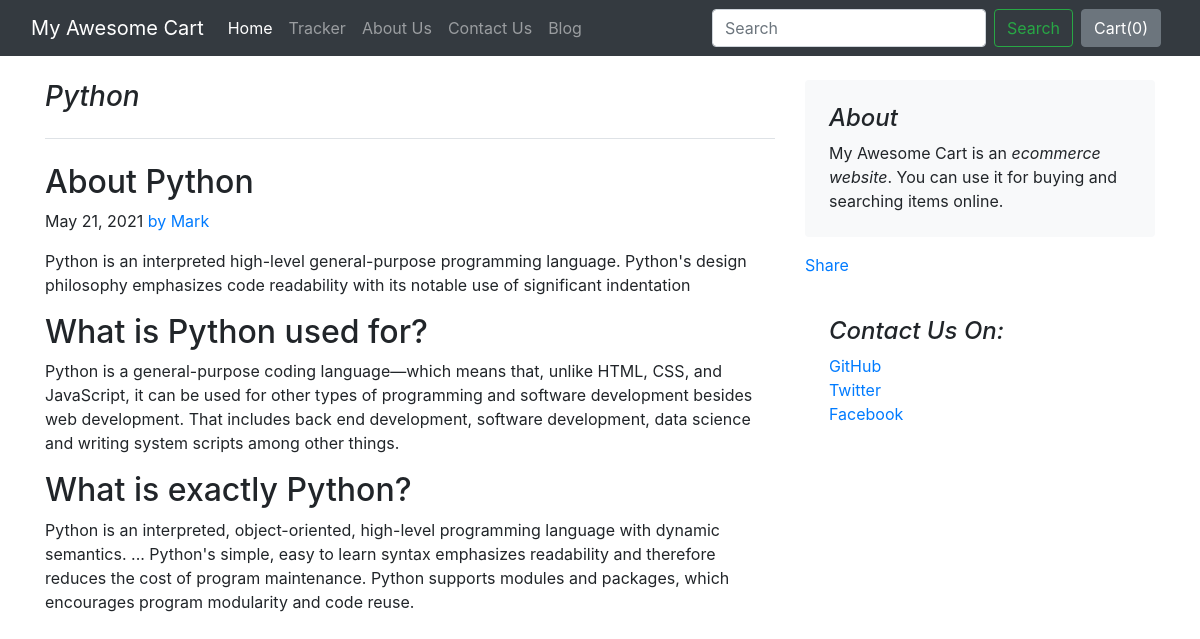
The app's page /blog/blogpost/2 with its own data.
### blog/models.py (models this page shows)
class Blogpost(models.Model):
    post_id= models.AutoField(primary_key=True)
    title= models.CharField(max_length=50)
    head0=models.CharField(max_length=500, default="")
    chead0=models.CharField(max_length=5000, default="")
    head1=models.CharField(max_length=500, default="")
    chead1=models.CharField(max_length=5000, default="")
    head2=models.CharField(max_length=500, default="")
    chead2=models.CharField(max_length=5000, default="")
    pub_date = models.DateField()
    thumbnail=models.ImageField(upload_to="shop/images",default="")
    def __str__(self):
        return self.title

### blog/views.py (the view)
# urls.py: path('blogpost/<int:id>', views.blogpost,name="blogPost"),
def blogpost(request,id):
    post=Blogpost.objects.filter(post_id=id)[0]
    print(post)
    return render(request,'blog/blogpost.html',{'post':post})

### blog/templates/blog/blogpost.html (shortened to what this page needs)
{%extends 'blog/basic.html'%}
{%block body%}
<div class="container">
    <div class="row mt-4">
        <div class="col-md-8 blog-main">
            <h3 class="pb-4 mb-4 font-italic border-bottom">
                {{post.title}}
            </h3>
            <div class="blog-post">
                <h2 class="blog-post-title">{{post.head0}}</h2>
                <p class="blog-post-meta">{{post.pub_date}} <a href="#">by Mark</a></p>
                <p class="my-3">{{post.chead0}}</p>
                <h2>{{post.head1}}</h2>
                <p> {{post.chead1}}</p>
                <h2>{{post.head2}}</h2>
                <p>{{post.chead2}}</p>
            </div>
        </div>
        <aside class="col-md-4 blog-sidebar">
            <div class="p-4 mb-3 bg-light rounded">
                <h4 class="font-italic">About</h4>
                <p class="mb-0">My Awesome Cart is an <em>ecommerce website</em>. You can use it for buying and searching items online. </p>
            </div>
            <div class="fb-share-button my-3" data-href="http://127.0.0.1:8000/blog/blogpost/{{post.post_id}}" data-layout="button_count" data-size="large"><a target="_blank" href="https://www.facebook.com/sharer/sharer.php?u=http%3A%2F%2F127.0.0.1%3A8000%2Fblog%2Fblogpost%2F1&amp;src=sdkpreparse" class="fb-xfbml-parse-ignore">Share</a></div>
            <div class="p-4">
                <h4 class="font-italic">Contact Us On: </h4>
                <ol class="list-unstyled">
                    <li><a href="#">GitHub</a></li>
                    <li><a href="#">Twitter</a></li>
                    <li><a href="#">Facebook</a></li>
                </ol>
            </div>
        </aside>
    </div>
</div>
{%endblock%}

### records on screen
Blogpost: title "Python", head0 "About Python", pub_date "May 21, 2021", chead0 "Python is an interpreted high-level general-purpose programming language. Python's design philosophy emphasizes code readability with its notable use of significant indentation", head1 "What is Python used for?", chead1 "Python is a general-purpose coding language—which means that, unlike HTML, CSS, and JavaScript, it can be used for other types of programming and software development besides web development. That includes back end development, software development, data science and writing system scripts among other things.", head2 "What is exactly Python?", chead2 "Python is an interpreted, object-oriented, high-level programming language with dynamic semantics. ... Python's simple, easy to learn syntax emphasizes readability and therefore reduces the cost of program maintenance. Python supports modules and packages, which encourages program modularity and code reuse."
